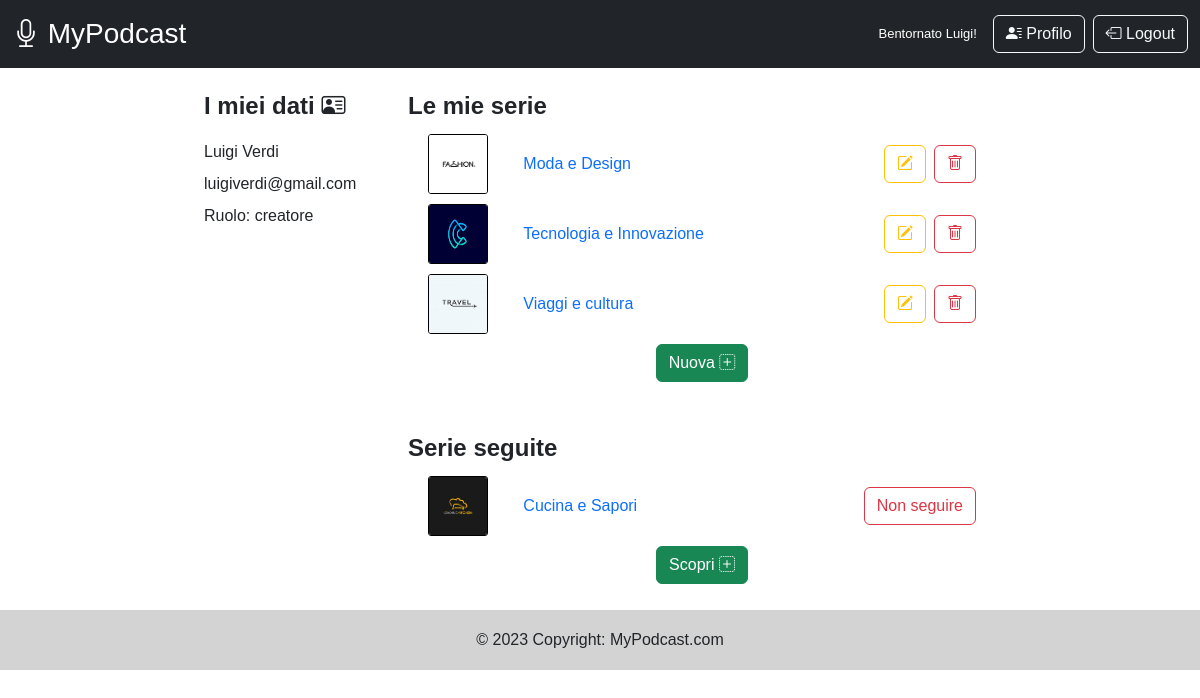
The app's page /profile (signed in) with its own data.
### tables this page shows
CREATE TABLE "utenti" (
	"id"	INTEGER,
	"name"	TEXT,
	"surname"	TEXT,
	"email"	TEXT UNIQUE,
	"password"	TEXT,
	"type"	TEXT,
	PRIMARY KEY("id")
);

CREATE TABLE "serie" (
	"id"	INTEGER,
	"title"	TEXT,
	"category"	TEXT,
	"image"	TEXT,
	"creator_id"	INTEGER,
	"description"	TEXT,
	"creator_name"	TEXT,
	PRIMARY KEY("id"),
	FOREIGN KEY("creator_id") REFERENCES "utenti"("id") ON DELETE CASCADE
);

CREATE TABLE "seguiti" (
	"id_user"	INTEGER,
	"id_show"	INTEGER,
	PRIMARY KEY("id_user","id_show"),
	FOREIGN KEY("id_user") REFERENCES "utenti"("id") ON DELETE CASCADE,
	FOREIGN KEY("id_show") REFERENCES "serie"("id") ON DELETE CASCADE
);

### app.py (the view)
@app.route('/profile')
@login_required
def profile():
   serie_seguite=dao.get_followed_shows(current_user.id)
   if current_user.type=='creatore':
      mie_serie=dao.get_my_shows(current_user.id)
      return render_template('profile.html',mie_serie=mie_serie, serie_seguite=serie_seguite)
   else:
      return render_template('profile.html', serie_seguite=serie_seguite)

### app.py (called while the page is built)
@login_manager.user_loader
def load_user(user_id):
   db_user = dao.get_user_by_id(user_id)
   user = User(id=db_user['id'],
   name=db_user['name'],
   surname=db_user['surname'],
   email=db_user['email'],
   password=db_user['password'],
   tipo=db_user['type'])
   return user

### dao.py (called while the page is built)
def get_user_by_id(user_id):
   conn=sqlite3.connect('db/podcast.db')
   conn.row_factory = sqlite3.Row
   cursor=conn.cursor()
   sql='SELECT * FROM utenti WHERE id=?'
   cursor.execute(sql, (user_id, ))
   user=cursor.fetchone()
   cursor.close()
   conn.close()
   return user

def get_my_shows(creator_id):
   conn=sqlite3.connect('db/podcast.db')
   conn.row_factory = sqlite3.Row
   cursor=conn.cursor()
   sql='SELECT * FROM serie WHERE creator_id=?'
   cursor.execute(sql, (creator_id, ))
   shows=cursor.fetchall()
   cursor.close()
   conn.close()
   return shows

def get_followed_shows(user_id):
   conn=sqlite3.connect('db/podcast.db')
   conn.row_factory=sqlite3.Row
   cursor=conn.cursor()
   sql='SELECT * FROM serie,seguiti WHERE id=id_show AND id_user=?'
   cursor.execute(sql, (user_id,))
   serie=cursor.fetchall()
   cursor.close()
   conn.close()
   return serie

### templates/profile.html (shortened to what this page needs)
{% extends "base.html" %}
{% block content %}
<aside class="account-info mb-3 col-2">
  <p class="fw-bold fs-4 text-wrap mb-3">I miei dati <i class="bi bi-person-vcard"></i></p>
  <p class="text-wrap mb-2">{{current_user.name}} {{current_user.surname}}</p>
  <p class="text-wrap mb-2">{{current_user.email}}</p>
  <p class="text-wrap">Ruolo: {{current_user.type}}</p>
</aside>
<main class=" col-6 mb-3" id="show-profile-list">
  {% if current_user.type=='creatore' %}
  <article id="creator-section" class="mb-5">
    <p class="fw-bold fs-4">Le mie serie</p>
    {% for serie in mie_serie %}
    <div class="episode-row row d-flex align-items-center">
      <div class="col-2 justify-content-center">
        <img class="episode-image-profile" src="{{url_for('static',filename=serie.image)}}" alt="immagine di {{serie.title}}">
      </div>
      <div class="col-7">
        <a href="{{url_for('show',show_id=serie.id)}}">{{serie.title}}</a>
      </div>
      <div class="col-3">
        <div class="d-flex flex-row justify-content-end ">
          <a class="btn btn-outline-warning me-2" href="{{url_for('show',show_id=serie.id)}}"><i
            class="bi bi-pencil-square"></i></a>
            <button type="button" class="btn btn-outline-danger" data-bs-toggle="modal" data-bs-target="#delete-show-modal"
          data-bs-showid="{{serie.id}}"><i class="bi bi-trash"></i></button>
        </div>
      </div>
    </div>
    {% endfor%}
    <div class="episode-row d-flex justify-content-center">
      <button class="btn btn-success" data-bs-toggle="modal" data-bs-target="#new-show-modal">Nuova <i class="bi bi-plus-square-dotted"></i></button>
    </div>
  </article>
  {%endif %}
  <article id="non-creator-section">
    <p class="fw-bold fs-4">Serie seguite</p>
    {% for serie in serie_seguite %}
    <div class="episode-row row d-flex align-items-center">
      <div class="col-2 justify-content-center">
        <img class="episode-image-profile" src="{{url_for('static',filename=serie.image)}}" alt="immagine di {{serie.title}}">
      </div>
      <div class="col-7">
        <a href="{{url_for('show',show_id=serie.id)}}">{{serie.title}}</a>
      </div>
      <div class="d-flex justify-content-end col-3">
         <a class="btn btn-outline-danger" href="{{url_for('unfollow_a_show', show_id=serie.id)}}">Non
          seguire
        </a>
      </div>
    </div>
      {% endfor%}
      <div class="episode-row d-flex justify-content-center">
       <a class="btn btn-success" href="{{url_for('home')}}">Scopri <i class="bi bi-plus-square-dotted"></i></a>
      </div>
  </article>
</main>
{% endblock %}

### templates/base.html (shortened to what this page needs)
<!DOCTYPE html>
<html lang="en">
<head>
  <link href="https://cdn.jsdelivr.net/npm/bootstrap@5.2.3/dist/css/bootstrap.min.css" rel="stylesheet"
>
  <link rel="stylesheet" href="https://cdn.jsdelivr.net/npm/bootstrap-icons@1.10.3/font/bootstrap-icons.css">
  <link rel="stylesheet" type="text/css" href="{{url_for('static', filename='styles.css')}}">
</head>
<body>
  <nav class="navbar navbar-expand navbar-static bg-dark navbar-dark">
    <div class="container-fluid">
      <a class="navbar-brand fs-3" href="{{url_for('home')}}">
        <i class="bi bi-mic"></i>
        MyPodcast
      </a>
      <div class="collapse navbar-collapse" id="navbarSupportedContent">
        {% if current_user.is_authenticated %}
        <a class="navbar-brand welcome">Bentornato {{current_user.name}}!</a>
        <a href="{{url_for('profile')}}" class="btn btn-outline-light me-2" title="Profilo"><i
            class="bi bi-person-lines-fill"></i> Profilo</a>
        <a href="{{ url_for('logout') }}" class="btn btn-outline-light" title="Logout"><i
            class="bi bi-box-arrow-left"></i> Logout</a>
        {% endif %}
      </div>
    </div>
  </nav>
  <div class="row justify-content-md-center">
    {% block content %} {% endblock %}
  </div>
  <footer class="d-flex justify-content-md-center align-items-center">
    <p>© 2023 Copyright: MyPodcast.com</p>
  </footer>
</body>
</html>

### static/styles.css (style rules this page uses)
* { font-family: Geneva, Tahoma, sans-serif; }
footer { background-color: lightgray; position: relative; padding: 30px; height: 30px; bottom: 0px; left: 0px; right: 0px; margin-bottom: 0px; }
p { margin: 0px !important; }
.welcome { font-size: small !important; }
a { text-decoration: none; }
img { width: 150px; height: 150px; border-radius: 5%; border: 1px solid black; }
.account-info { margin-top: 20px; min-width: 200px; }
#show-profile-list { margin-top: 20px; margin-bottom: 20px; }
.episode-image-profile { width: 60px; height: 60px; }
.episode-row { min-width: 500px; margin-top: 10px; margin-bottom: 10px; padding-left: 20px; padding-right: 20px; }

### records on screen
utenti: name "Luigi", surname "Verdi", email "luigiverdi@gmail.com", type "creatore"
serie: image (picture), title "Moda e Design"
serie: image (picture), title "Tecnologia e Innovazione"
serie: image (picture), title "Viaggi e cultura"
seguiti: image (picture), title "Cucina e Sapori"
